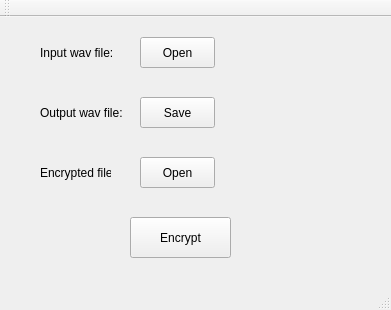
<?xml version="1.0" encoding="UTF-8"?>
<ui version="4.0">
 <class>MainWindow</class>
 <widget class="QMainWindow" name="MainWindow">
  <property name="geometry">
   <rect>
    <x>0</x>
    <y>0</y>
    <width>391</width>
    <height>310</height>
   </rect>
  </property>
  <property name="windowTitle">
   <string>Steganograthy (LSB)</string>
  </property>
  <widget class="QWidget" name="centralWidget">
   <widget class="QPushButton" name="pushButton">
    <property name="geometry">
     <rect>
      <x>130</x>
      <y>200</y>
      <width>101</width>
      <height>41</height>
     </rect>
    </property>
    <property name="text">
     <string>Encrypt</string>
    </property>
   </widget>
   <widget class="QLabel" name="label">
    <property name="geometry">
     <rect>
      <x>40</x>
      <y>20</y>
      <width>81</width>
      <height>31</height>
     </rect>
    </property>
    <property name="text">
     <string>Input wav file:</string>
    </property>
   </widget>
   <widget class="QLabel" name="label_2">
    <property name="geometry">
     <rect>
      <x>40</x>
      <y>80</y>
      <width>91</width>
      <height>31</height>
     </rect>
    </property>
    <property name="text">
     <string>Output wav file:</string>
    </property>
   </widget>
   <widget class="QLabel" name="label_3">
    <property name="geometry">
     <rect>
      <x>40</x>
      <y>140</y>
      <width>71</width>
      <height>31</height>
     </rect>
    </property>
    <property name="text">
     <string>Encrypted file:</string>
    </property>
   </widget>
   <widget class="QPushButton" name="Open1">
    <property name="geometry">
     <rect>
      <x>140</x>
      <y>20</y>
      <width>75</width>
      <height>31</height>
     </rect>
    </property>
    <property name="text">
     <string>Open</string>
    </property>
   </widget>
   <widget class="QPushButton" name="Save">
    <property name="geometry">
     <rect>
      <x>140</x>
      <y>80</y>
      <width>75</width>
      <height>31</height>
     </rect>
    </property>
    <property name="text">
     <string>Save</string>
    </property>
   </widget>
   <widget class="QPushButton" name="Open2">
    <property name="geometry">
     <rect>
      <x>140</x>
      <y>140</y>
      <width>75</width>
      <height>31</height>
     </rect>
    </property>
    <property name="text">
     <string>Open</string>
    </property>
   </widget>
   <widget class="QLabel" name="label_4">
    <property name="geometry">
     <rect>
      <x>230</x>
      <y>26</y>
      <width>141</width>
      <height>20</height>
     </rect>
    </property>
    <property name="text">
     <string/>
    </property>
   </widget>
   <widget class="QLabel" name="label_5">
    <property name="geometry">
     <rect>
      <x>230</x>
      <y>80</y>
      <width>141</width>
      <height>20</height>
     </rect>
    </property>
    <property name="text">
     <string/>
    </property>
   </widget>
   <widget class="QLabel" name="label_6">
    <property name="geometry">
     <rect>
      <x>230</x>
      <y>150</y>
      <width>141</width>
      <height>20</height>
     </rect>
    </property>
    <property name="text">
     <string/>
    </property>
   </widget>
  </widget>
  <widget class="QMenuBar" name="menuBar">
   <property name="geometry">
    <rect>
     <x>0</x>
     <y>0</y>
     <width>391</width>
     <height>21</height>
    </rect>
   </property>
  </widget>
  <widget class="QToolBar" name="mainToolBar">
   <attribute name="toolBarArea">
    <enum>TopToolBarArea</enum>
   </attribute>
   <attribute name="toolBarBreak">
    <bool>false</bool>
   </attribute>
  </widget>
  <widget class="QStatusBar" name="statusBar"/>
 </widget>
 <layoutdefault spacing="6" margin="11"/>
 <resources/>
 <connections/>
</ui>
